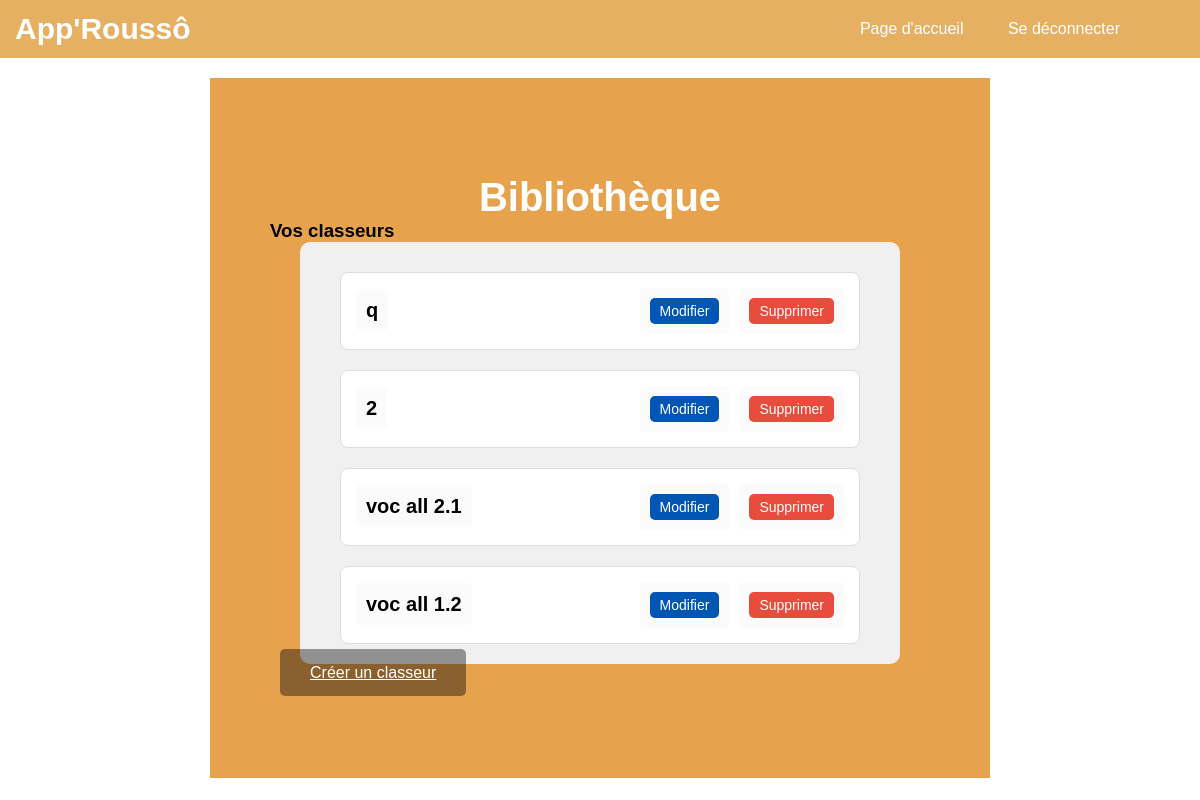
The app's page /classeurs/ (signed in) with its own data.
### cards/models.py (models this page shows, shortened)
class Classeur(models.Model):
    name = models.CharField(max_length=200, null=False)
    user = models.ForeignKey(User, on_delete=models.CASCADE)  # Classeur is associated with a user

### cards/views.py (the view)
# urls.py: path('classeurs/', views.classeur_list, name='classeur_list'),
@login_required
def classeur_list(request):
    if not request.user.is_authenticated:
        return redirect('login')  # Redirect to the login page or handle it as needed
    classeurs = Classeur.objects.filter(user=request.user)
    return render(request, 'cards/classeur_list.html', {'classeurs': classeurs})

### cards/templates/cards/classeur_list.html (shortened to what this page needs)
<!DOCTYPE html>
<html lang="en">
{% load static %}
<head>
    <link rel="stylesheet" href="https://cdn.simplecss.org/simple.min.css">
    <link rel="stylesheet" href="{% static 'css/styles_classeur_liste.css' %}">
</head>
<body>
    <nav>
        <h1>App'Roussô</h1>
        <ul>
            <li><a href="{% url 'welcome' %}">Page d'accueil</a></li>
            <li><a href="{% url 'logout' %}">Se déconnecter</a></li>
        </ul>
    </nav>
    {% block content %}
    <div class="container">
        <div class="box-classeur">
            <h1>Bibliothèque</h1>
            <h3>Vos classeurs</h3>
            {% if classeurs %}
                <ul class="classeur-list">
                    {% for classeur in classeurs %}
                        <li>
                            <span class="classeur-title"><a href="{% url 'classeur_detail' classeur.pk %}">{{ classeur.name }}</a></span>
                            <div class="classeur-actions">
                                <a href="{% url 'classeur-edit' classeur.pk %}">
                                    <button class="modifier">Modifier</button>
                                </a>
                                <a href="{% url 'classeur_delete' classeur.pk %}">
                                    <button class="supprimer">Supprimer</button>
                                </a>
                            </div>
                        </li>
                    {% endfor %}
                </ul>
            {% else %}
                <p>Aucun classeur trouvé.</p>
            {% endif %}
            <div class="buttons">
                <a href="{% url 'classeur_create' %}" class="button">Créer un classeur</a>
            </div>
        </div>
    </div>
    {% endblock %}
</body>
</html>

### static/css/styles_classeur_liste.css (style rules this page uses)
* { margin: 0; padding: 0; box-sizing: border-box; font-family: 'arial', sans-serif; }
body { width: 100%; height: 100%; display: flex; flex-direction: column; }
nav { width: 100%; display: flex; align-items: center; justify-content: space-between; padding: 10px 0; background: #e6b063; }
nav ul { list-style: none; width: 100%; text-align: right; padding-right: 60px; }
nav ul li { display: inline-block; margin: 10px 20px; }
nav ul li a { color: #ffffff; text-decoration: none; }
.container { width: 100vw; height: 90vh; box-sizing: border-box; display: flex; justify-content:center; padding-top: 20px; }
nav h1 { font-size: 30px; color: white; margin: 0; padding-left: 15px; }
.button { margin: 10px; padding: 15px 30px; font-size: 16px; cursor: pointer; border: none; border-radius: 5px; background-color: rgba(0,0,0,0.4); color: white; transition: background-color 0.3s; }
.box-register, .box-classeur { background: #e6a24d; width: 65%; height: 100%; justify-content: center; align-content: center; padding: 60px; }
div ul { list-style: none; width: 100%; text-align: left; padding-right: 60px; row-gap: 10px; }
div ul li { display: flex; margin: 20px 30px; }
div ul li a { color: black; text-decoration: none; background: #fbfbfb; border-radius: 5px; width: 100%; padding: 10px; }
h1 { font-size: 40px; color: white; align-content: center; text-align: center; }
ul { list-style: none; padding: 0; }
.classeur-list { width: 100%; max-width: 600px; margin: 0 auto; padding: 10px; background-color: #f0f0f0; border-radius: 10px; }
.classeur-list li { display: flex; justify-content: space-between; align-items: center; padding: 15px; margin-bottom: 10px; background-color: #ffffff; border: 1px solid #ddd; border-radius: 8px; transition: box-shadow 0.3s ease; }
.classeur-title { font-size: 20px; font-weight: bold; color: #333; flex-grow: 2; margin-right: 20px; }
.classeur-actions { display: flex; gap: 10px; }
.classeur-actions button { font-size: 14px; padding: 5px 10px; background-color: #0056b3; color: white; border: none; border-radius: 5px; cursor: pointer; transition: background-color 0.3s ease; }
button.supprimer { background-color: #e74c3c; }

### records on screen
Classeur: name "q"
Classeur: name "2"
Classeur: name "voc all 2.1"
Classeur: name "voc all 1.2"
